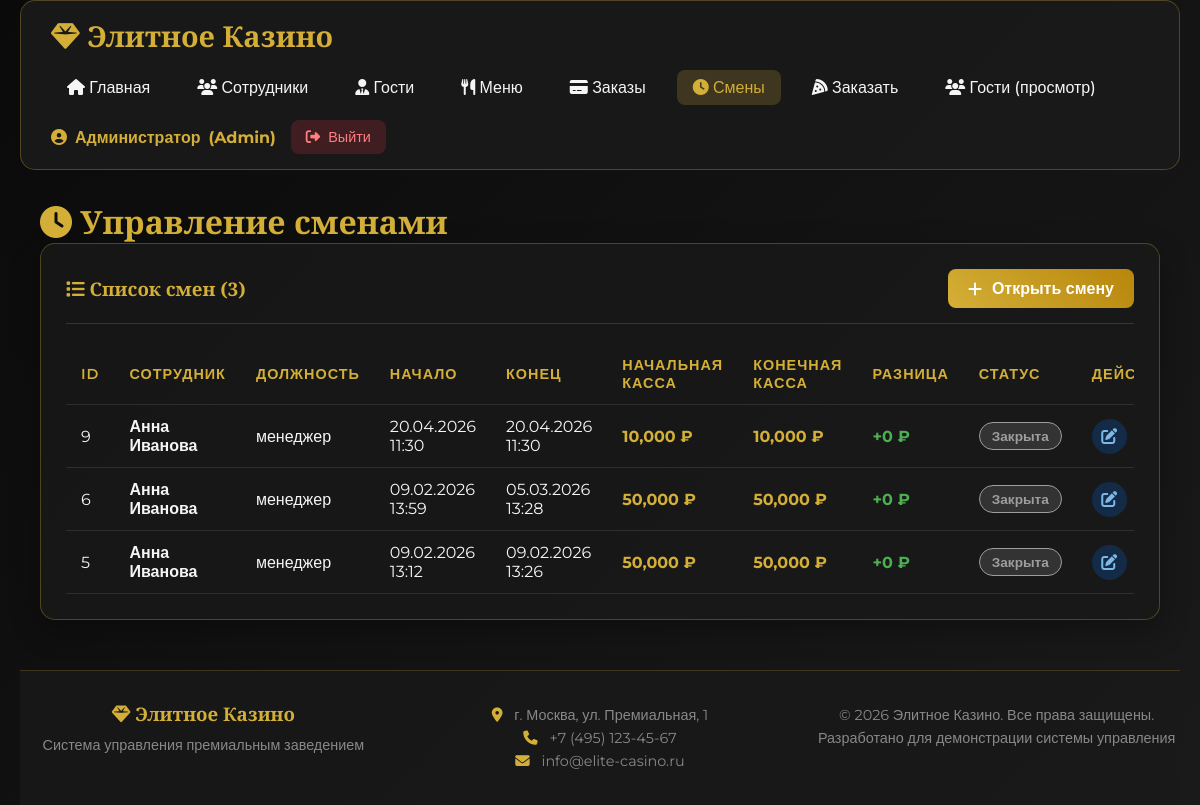
/shifts.php (signed in), run on the app's committed database.
### tables this page shows
CREATE TABLE `shifts` (
  `id` int(11) NOT NULL COMMENT 'Уникальный идентификатор смены',
  `employee_id` int(11) NOT NULL COMMENT 'Сотрудник, ответственный за смену',
  `start_time` datetime NOT NULL COMMENT 'Время начала смены',
  `end_time` datetime DEFAULT NULL COMMENT 'Время окончания смены',
  `initial_cash` decimal(10,2) NOT NULL COMMENT 'Начальная сумма в кассе',
  `final_cash` decimal(10,2) DEFAULT NULL COMMENT 'Конечная сумма в кассе',
  `bar_revenue` decimal(10,2) DEFAULT 0.00 COMMENT 'Выручка бара за смену',
  `casino_revenue` decimal(10,2) DEFAULT 0.00 COMMENT 'Выручка казино за смену',
  `expenses` decimal(10,2) DEFAULT 0.00 COMMENT 'Расходы за смену (закупки, инкассация и т.д.)',
  `status` enum('active','closed') DEFAULT 'active' COMMENT 'татус смены: active - активна, closed - закрыта'
);

CREATE TABLE `employees` (
  `id` int(11) NOT NULL COMMENT 'Уникальный идентификатор сотрудника',
  `first_name` varchar(50) NOT NULL COMMENT 'Имя сотрудника',
  `last_name` varchar(50) NOT NULL COMMENT 'Фамилия сотрудника',
  `position` varchar(50) NOT NULL COMMENT 'Должность',
  `login` varchar(50) DEFAULT NULL COMMENT 'Логин для входа в систему',
  `password_hash` varchar(255) DEFAULT NULL COMMENT 'Хэш пароля',
  `access_level` int(11) DEFAULT 1 COMMENT 'Уровень доступа',
  `is_active` tinyint(1) DEFAULT 1 COMMENT 'Статус активности'
);

### config.php (called while the page is built, shortened)
<?php
function escape($data) {
    return htmlspecialchars($data, ENT_QUOTES, 'UTF-8');
}
?>

### shifts.php (the view, shortened to what this page needs)
<?php
require_once 'config.php';
require_once 'header.php';
    ?>
        <?php
$shifts = [];
try {
    $stmt = $pdo->query("
        SELECT s.*, e.first_name, e.last_name, e.position
        FROM shifts s
        JOIN employees e ON s.employee_id = e.id
        ORDER BY s.start_time DESC
    ");
    $shifts = $stmt->fetchAll();
} catch (Exception $e) {
    $error = 'Ошибка загрузки данных: ' . $e->getMessage();
}
?>
<div class="container">
    <h1><i class="fas fa-clock"></i> Управление сменами</h1>
    <div class="card">
        <div class="card-header">
            <h3><i class="fas fa-list"></i> Список смен (<?php echo count($shifts); ?>)</h3>
            <a href="?new" class="btn btn-primary">
                <i class="fas fa-plus"></i> Открыть смену
            </a>
        </div>
        <div class="card-body">
            <?php if (count($shifts) > 0): ?>
            <div class="table-responsive">
                <table class="data-table">
                    <thead>
                        <tr>
                            <th>ID</th>
                            <th>Сотрудник</th>
                            <th>Должность</th>
                            <th>Начало</th>
                            <th>Конец</th>
                            <th>Начальная касса</th>
                            <th>Конечная касса</th>
                            <th>Разница</th>
                            <th>Статус</th>
                            <th>Действия</th>
                        </tr>
                    </thead>
                    <tbody>
                        <?php foreach ($shifts as $row):
                            $difference = $row['final_cash'] ? $row['final_cash'] - $row['initial_cash'] : 0;
                        ?>
                        <tr>
                            <td><?php echo escape($row['id']); ?></td>
                            <td>
                                <strong><?php echo escape($row['first_name'] . ' ' . $row['last_name']); ?></strong>
                            </td>
                            <td><?php echo escape($row['position']); ?></td>
                            <td><?php echo date('d.m.Y H:i', strtotime($row['start_time'])); ?></td>
                            <td>
                                <?php if ($row['end_time']): ?>
                                    <?php echo date('d.m.Y H:i', strtotime($row['end_time'])); ?>
                                <?php else: ?>
                                    <em class="text-muted">Не завершена</em>
                                <?php endif; ?>
                            </td>
                            <td class="amount-cell"><?php echo number_format($row['initial_cash'], 0); ?> ₽</td>
                            <td class="amount-cell">
                                <?php if ($row['final_cash']): ?>
                                    <?php echo number_format($row['final_cash'], 0); ?> ₽
                                <?php else: ?>
                                    <em class="text-muted">—</em>
                                <?php endif; ?>
                            </td>
                            <td class="<?php echo $difference >= 0 ? 'positive' : 'negative'; ?>">
                                <?php if ($row['final_cash']): ?>
                                    <?php echo $difference >= 0 ? '+' : ''; ?><?php echo number_format($difference, 0); ?> ₽
                                <?php else: ?>
                                    —
                                <?php endif; ?>
                            </td>
                            <td>
                                <span class="status status-<?php echo $row['status']; ?>">
                                    <?php echo $row['status'] == 'active' ? 'Активна' : 'Закрыта'; ?>
                                </span>
                            </td>
                            <td>
                                <div class="action-buttons">
                                    <a href="?edit=<?php echo $row['id']; ?>" class="btn-action btn-edit" title="Редактировать">
                                        <i class="fas fa-edit"></i>
                                    </a>
                                </div>
                            </td>
                        </tr>
                        <?php endforeach; ?>
                    </tbody>
                </table>
            </div>
            <?php endif; ?>
        </div>
    </div>
</div>
<?php require_once 'footer.php'; ?>

### style.css (style rules this page uses)
:root { --primary: #8B0000; --secondary: #C71585; --accent: #D4AF37; --dark: #1A1A1A; --light: #F5F5F5; --gray: #333333; --secondary-light: #888; --success: #28a745; --danger: #dc3545; --warning: #ffc107; --info: #17a2b8; }
* { margin: 0; padding: 0; box-sizing: border-box; }
body { font-family: 'Montserrat', sans-serif; background: linear-gradient(135deg, #0a0a0a, #1a1a1a); color: var(--light); min-height: 100vh; }
.container { max-width: 1400px; margin: 0 auto; padding: 0 20px; }
h1, h2, h3, h4 { font-family: 'Cinzel', serif; color: var(--accent); }
a { color: var(--secondary); text-decoration: none; transition: all 0.3s; }
.card { background: rgba(26, 26, 26, 0.8); border-radius: 15px; padding: 25px; margin-bottom: 30px; border: 1px solid rgba(212, 175, 55, 0.3); box-shadow: 0 10px 30px rgba(0, 0, 0, 0.3); }
.card-header { display: flex; justify-content: space-between; align-items: center; margin-bottom: 20px; border-bottom: 1px solid rgba(212, 175, 55, 0.2); padding-bottom: 15px; flex-wrap: wrap; gap: 15px; }
.card-header h3 { margin: 0; }
.btn { display: inline-flex; align-items: center; gap: 10px; background: linear-gradient(45deg, var(--secondary), var(--primary)); color: white; padding: 10px 20px; border-radius: 8px; font-weight: bold; border: none; cursor: pointer; transition: all 0.3s; }
.btn-primary { background: linear-gradient(45deg, var(--accent), #B8860B); }
.table-responsive { overflow-x: auto; }
.data-table { width: 100%; border-collapse: collapse; }
.data-table th, .data-table td { padding: 12px 15px; text-align: left; border-bottom: 1px solid rgba(255, 255, 255, 0.1); }
.data-table th { color: var(--accent); font-weight: 600; font-size: 0.9rem; text-transform: uppercase; letter-spacing: 1px; }
.status { display: inline-block; padding: 5px 12px; border-radius: 20px; font-size: 0.85rem; font-weight: 600; }
.status-closed { background: rgba(158, 158, 158, 0.2); color: #9e9e9e; }
.action-buttons { display: flex; gap: 8px; }
.btn-action { display: inline-flex; align-items: center; justify-content: center; width: 35px; height: 35px; border-radius: 50%; transition: all 0.3s; }
.btn-edit { background: rgba(0, 123, 255, 0.2); color: #7CB9E8; }
.amount-cell { color: var(--accent); font-weight: bold; }
.positive { color: #4caf50; font-weight: bold; }
.card { animation: fadeIn 0.5s ease-out; }

### shifts.php (style rules this page uses)
.positive { color: #4caf50; font-weight: bold; }
.status-closed { background: rgba(158, 158, 158, 0.2); color: #9e9e9e; border: 1px solid #9e9e9e; }

### data on the page
shifts: id "9", employee.last_name "Анна Иванова", employee.position "менеджер", start_time "20.04.2026 11:30", end_time "20.04.2026 11:30", initial_cash "10,000", final_cash "10,000", difference "0", status "Закрыта"
shifts: id "6", employee.last_name "Анна Иванова", employee.position "менеджер", start_time "09.02.2026 13:59", end_time "05.03.2026 13:28", initial_cash "50,000", final_cash "50,000", difference "0", status "Закрыта"
shifts: id "5", employee.last_name "Анна Иванова", employee.position "менеджер", start_time "09.02.2026 13:12", end_time "09.02.2026 13:26", initial_cash "50,000", final_cash "50,000", difference "0", status "Закрыта"

### other printed values
$_SESSION['first_name'] "Администратор"
count($shifts) "3"
